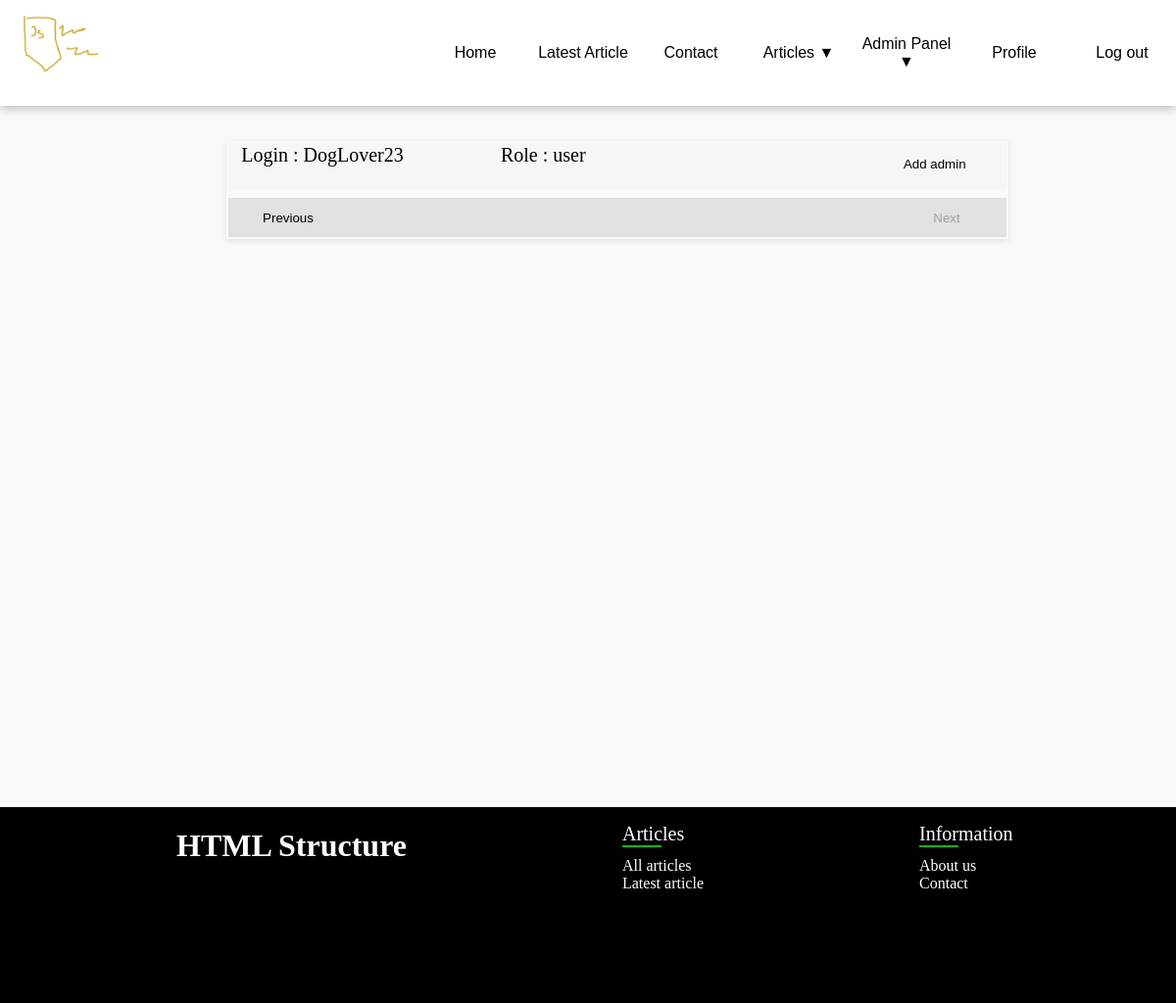
The page /adminpanel.php?page=2 (signed in) on the database its author committed.
### tables this page shows
CREATE TABLE `users` (
  `id` int(11) NOT NULL,
  `login` text DEFAULT NULL,
  `password` text DEFAULT NULL,
  `role` varchar(10) DEFAULT NULL
);

### adminpanel.php (the view, shortened to what this page needs)
<?php
include('php/functions.php');
$userCount = $con->query("SELECT COUNT(*) FROM users")->fetch_row()[0];
$page = isset($_GET['page']) ? (int)$_GET['page'] : 1;
$perPage = 12;
$offset = ($page - 1) * $perPage;
$query = $con->prepare("SELECT * FROM users ORDER BY id ASC LIMIT ? OFFSET ?");
$query->bind_param("ii", $perPage, $offset);
$query->execute();
$result = $query->get_result();
$users = $result->fetch_all(MYSQLI_ASSOC);
?>
<!DOCTYPE html>
<html lang="pl">
<head>
    <link rel="stylesheet" href="style.css">
</head>
<body>
    <div class="container">
        <main class="adminpanel">
        <table>
            <?php
                foreach($users as $user) {
                $login = $user['login'];
                $userRole = $user['role'];
                ?>
                <tr>
                    <td>Login : <?php echo $login; ?></td>
                    <td>Role : <?php echo $userRole; ?></td>
                    <td>
                    <?php
                        if(!isSuperAdmin($userRole)){
                            ?>
                            <button onClick="location.href='adminpanel.php?changePerms=<?php echo $login; ?>'">
                                <?= isAdmin($userRole) ? "Remove admin" : "Add admin"; ?>
                            </button>
                            <?php
                        }
                        else{
                            ?>
                            <button>Cannot change</button>
                            <?php
                        }
                    ?>
                    </td>
                </tr>
            <?php
            }
            ?>
            <tr id="adminpagebuttons">
                <td><button <?php echo $page - 1 <=0 ? 'disabled' : ''; ?> onClick="location.href='adminpanel.php?page=<?php echo $page -1; ?>'">Previous</button></td>
                <td></td>
                <td><button <?php echo $offset + $perPage >= $userCount ? 'disabled' : ''; ?> onClick="location.href='adminpanel.php?page=<?php echo $page + 1; ?>'">Next</button></td>
        </tr>
        </table>
        </main>
    </div>
</body>
</html>

### style.css (style rules this page uses)
html,body { margin: 0; padding: 0; width: 100%; scrollbar-width: none; -ms-overflow-style: none; scroll-behavior: smooth; }
div { height: 80%; }
.container { width: 100%; display: flex; flex-direction: column; flex-wrap: wrap; background-color: #f9f9f9; }
main { min-height: 85vh; margin-left: 5%; display: flex; flex-direction: column; flex-wrap: wrap; align-content: space-around; align-items: center; }
.adminpanel { height: auto; display: flex; flex-direction: column; margin-top: 3%; }
.adminpanel table { box-shadow: 0 2px 6px rgba(0,0,0,0.1); width: 70%; }
.adminpanel tr { border-top: none; width: 100%; display: flex; justify-content: space-around; text-align: left; transition: background-color 0.3s ease; height: 3em; }
.adminpanel tr:nth-child(odd) { background-color: #f6f6f6; }
.adminpanel tr:nth-child(even) { background-color: #e1e1e1; }
.adminpanel td { display: flex; justify-content: flex-start; width: 30%; font-size: 20px; }
.adminpanel td:nth-child(3n) { justify-content: flex-end; }
.adminpanel button { border:none; cursor: pointer; transition: 0.3s ease; background-color: transparent; background-color: none; height: 5vh; width: 10vw; }
#adminpagebuttons { margin-top: 1vh; width: 100%; display: flex; justify-content: space-between; align-items: center; height: 5vh; }

### rows shown on the page
users: login "DogLover23", role "user", shows "Add admin"
